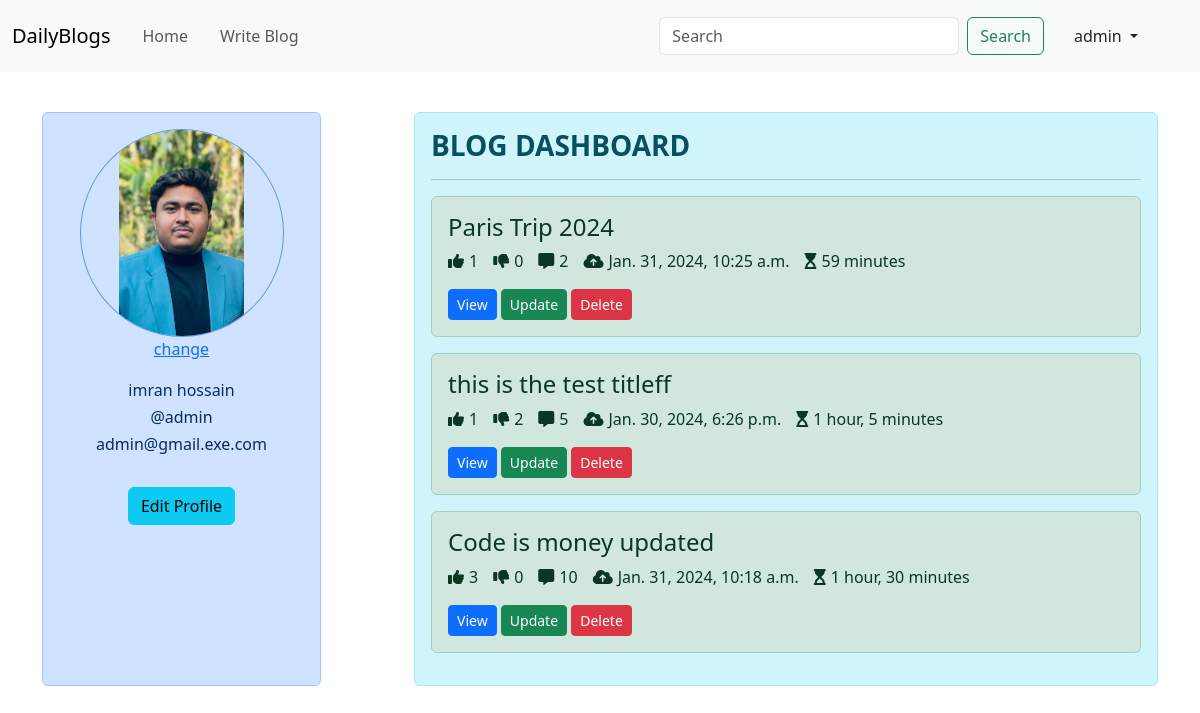
Page /blog/profile/5/ (signed in) on the committed database.
### loginApp/models.py (models this page shows)
class UserProfile(models.Model):
    user = models.OneToOneField(User, on_delete=models.CASCADE, related_name='user_profile')
    profile_picture = models.ImageField(upload_to='profile_picture/')

### blogApp/models.py (models this page shows, shortened)
class Blog(models.Model):
    author = models.ForeignKey(User, on_delete=models.CASCADE, related_name='post_author')
    blog_title = models.CharField(max_length=200, verbose_name='Enter a title')
    slug = models.SlugField(max_length=264, unique=True)
    blog_content = models.TextField()
    blog_image = models.ImageField(upload_to='blog_images/')
    publish_date = models.DateTimeField(auto_now_add=True)
    update_date = models.DateTimeField(auto_now=True)
    class Meta:
        ordering = ['-update_date']

### blogApp/views.py (the view)
# urls.py: path('profile/<int:profile_id>/', views.profile_setting, name='profile'),
def profile_setting(request, profile_id):
    blog = Blog.objects.filter(author_id=profile_id)
    return render(request, 'blogApp/profile.html', context={'blogs': blog})

### templates/blogApp/profile.html (shortened to what this page needs)
{% extends 'base.html' %}
{% load static %}
{% block styles %}
    <link href="{% static 'profile.css' %}" rel="stylesheet">
{% endblock %}
{% block main_block %}
    <div class="container">
        <div class="container-left col-3 alert alert-primary" style="text-align: center">
            {% if user.user_profile %}
                <img src="/media/{{ user.user_profile.profile_picture }}" class="rounded-circle profile-pic"
                     alt="profile-image">
                <a href="{% url 'blog_app:profile-picture' %}">change</a>
            {% else %}
                <img src="/media/default_profile.jpg" class="rounded-circle profile-pic" alt="profile-image">
                <a href="{% url 'blog_app:profile-picture' %}" style="margin-left: 100px">upload</a>
            {% endif %}
            <div class="profile-text" style="text-align: center;margin-top: 20px">
                {% if user.first_name or user.last_name %}
                    <h6> {{ user.first_name }} {{ user.last_name }}</h6>
                {% else %}
                    <a href="{% url 'blog_app:profile_change' %}">add full name</a>
                {% endif %}
                <h6> @{{ user.username }}</h6>
                <h6> {{ user.email }}</h6>
                <br>
                <a href="{% url 'blog_app:profile_change' %}" class="btn btn-info">Edit Profile</a>
            </div>
        </div>
        <div class="container-right col-8 alert alert-info">
            <h3><strong>BLOG DASHBOARD</strong></h3>
            <hr>
            {% for blog in blogs %}
                <div class="blog-text alert alert-success">
                    <h4>{{ blog.blog_title }}</h4>
                    <div style="display: flex;">
                        <p style="margin-right: 15px"><i class="fa-solid fa-thumbs-up"
                                                         style="margin-right: 5px"></i>{{ blog.liked_blog.count }}
                        </p>
                        <p style="margin-right: 15px"><i class="fa-solid fa-thumbs-down"
                                                         style="margin-right: 5px"></i>{{ blog.Unliked_blog.count }}
                        </p>
                        <p style="margin-right: 15px"><i class="fa-solid fa-message"
                                                         style="margin-right: 5px"></i>{{ blog.blog_comment.count }}
                        </p>
                        <p style="margin-right: 15px"><i class="fa-solid fa-cloud-arrow-up"
                                                         style="margin-right: 5px"></i>{{ blog.publish_date }}
                        </p>
                        <p style="margin-right: 15px"><i class="fa-solid fa-hourglass-start" style="margin-right: 5px"></i>{{ blog.update_date|timesince }}
                        </p>
                    </div>
                    <a href="{% url 'blog_app:blog-details' blog.slug %}" class="btn btn-primary btn-sm">View</a>
                    <a href="{% url 'blog_app:update-blog' blog.pk %}" class="btn btn-success btn-sm">Update</a>
                    <a href="" class="btn btn-danger btn-sm">Delete</a>
                </div>
            {% endfor %}
        </div>
    </div>
{% endblock %}

### templates/base.html (shortened to what this page needs)
<!DOCTYPE html>
<html lang="en">
<head>
    {% block styles %} {% endblock %}
    <link href="https://cdn.jsdelivr.net/npm/bootstrap@5.3.2/dist/css/bootstrap.min.css" rel="stylesheet"
>
</head>
<body>
<div class="navbar-expand-lg">
    <nav class="navbar navbar-expand-lg bg-body-tertiary">
        <div class="container-fluid">
            <a class="navbar-brand" href="/">DailyBlogs</a>
            <div class="collapse navbar-collapse" id="navbarSupportedContent">
                <ul class="navbar-nav me-auto mb-2 mb-lg-0">
                    <li class="nav-link">
                        <a class="nav-link " aria-current="page" href="/">Home</a>
                    </li>
                    <li class="nav-link">
                        <a class="nav-link " aria-current="page" href="{% url 'blog_app:create-blog' %}">Write Blog</a>
                    </li>
                </ul>
                <form class="d-flex" role="search" method="GET" action="{% url 'blog_app:search-blog' %}">
                    <input class="form-control me-2" type="search" placeholder="Search" aria-label="Search"
                           name="q" id="q" style="width: 300px">
                    <button class="btn btn-outline-success" type="submit">Search</button>
                </form>
                {% if user.is_authenticated %}
                    <div class="dropdown" style="margin: 0 50px 0 30px">
                        <a class="nav-link dropdown-toggle" type="button" id="dropdownMenuButton1"
                           data-bs-toggle="dropdown" aria-expanded="false">
                            {{ user.username }}
                        </a>
                    </div>
                {% else %}
                    <a class="nav-link" href="{% url 'login_app:register' %} " style="margin:0 30px 0 50px">SignUp</a>
                    <a class="nav-link" href="{% url 'login_app:login' %}" style="margin:0 30px 0 0">login</a>
                {% endif %}
            </div>
        </div>
    </nav>
</div>
{% block main_block %}
{% endblock %}
</body>
</html>

### static/profile.css (style rules this page uses)
.container { display: flex; margin-top: 40px; justify-content: space-between; }
.profile-pic { height: 208px; width: 204px; object-fit: contain; border: 1px solid cornflowerblue; margin-left: auto; margin-right:auto; display: block; }

### rows in the picture
Blog: blog_title "Paris Trip 2024", liked_blog.count "1", Unliked_blog.count "0", blog_comment.count "2", publish_date "Jan. 31, 2024, 10:25 a.m.", update_date "59 minutes"
Blog: blog_title "this is the test titleff", liked_blog.count "1", Unliked_blog.count "2", blog_comment.count "5", publish_date "Jan. 30, 2024, 6:26 p.m.", update_date "1 hour, 5 minutes"
Blog: blog_title "Code is money updated", liked_blog.count "3", Unliked_blog.count "0", blog_comment.count "10", publish_date "Jan. 31, 2024, 10:18 a.m.", update_date "1 hour, 30 minutes"

### other values in the picture
{{ user.username }} "admin"
{{ user.first_name }} "imran"
{{ user.last_name }} "hossain"
{{ user.email }} "admin@gmail.exe.com"
